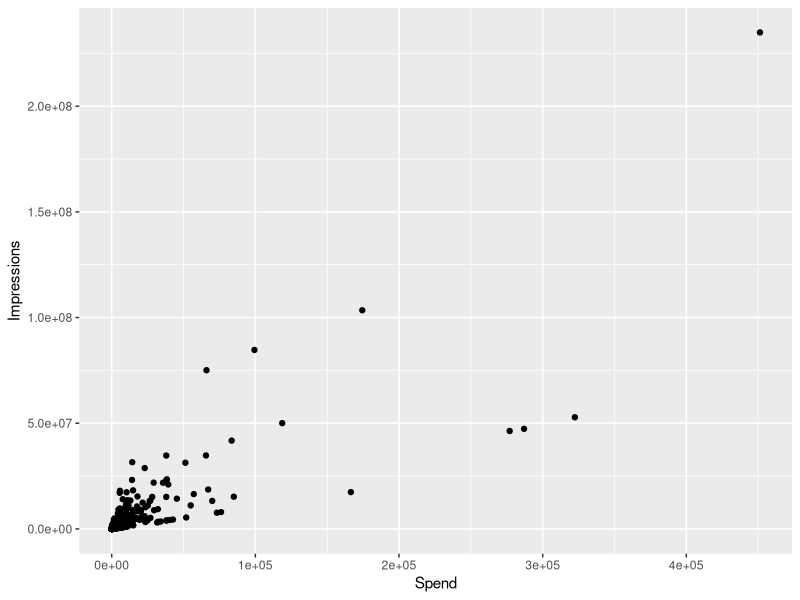

Here is the R script that generated this plot:
## ---- chunk 1
knitr::opts_chunk$set(echo = TRUE)
library(tidyverse)
## ---- chunk 2
pa2018 <- read_csv("PoliticalAds1.csv") #2018 
pa2019 <- read_csv("PoliticalAds2.csv") # 2019 
pa2020 <- read_csv("PoliticalAds3.csv") #2020

## ---- chunk 3
partial <- rbind(pa2018, pa2019)

full <- rbind(partial, pa2020)
## ---- chunk 4
ggplot(full) + 
  geom_point(aes(Spend, Impressions))

